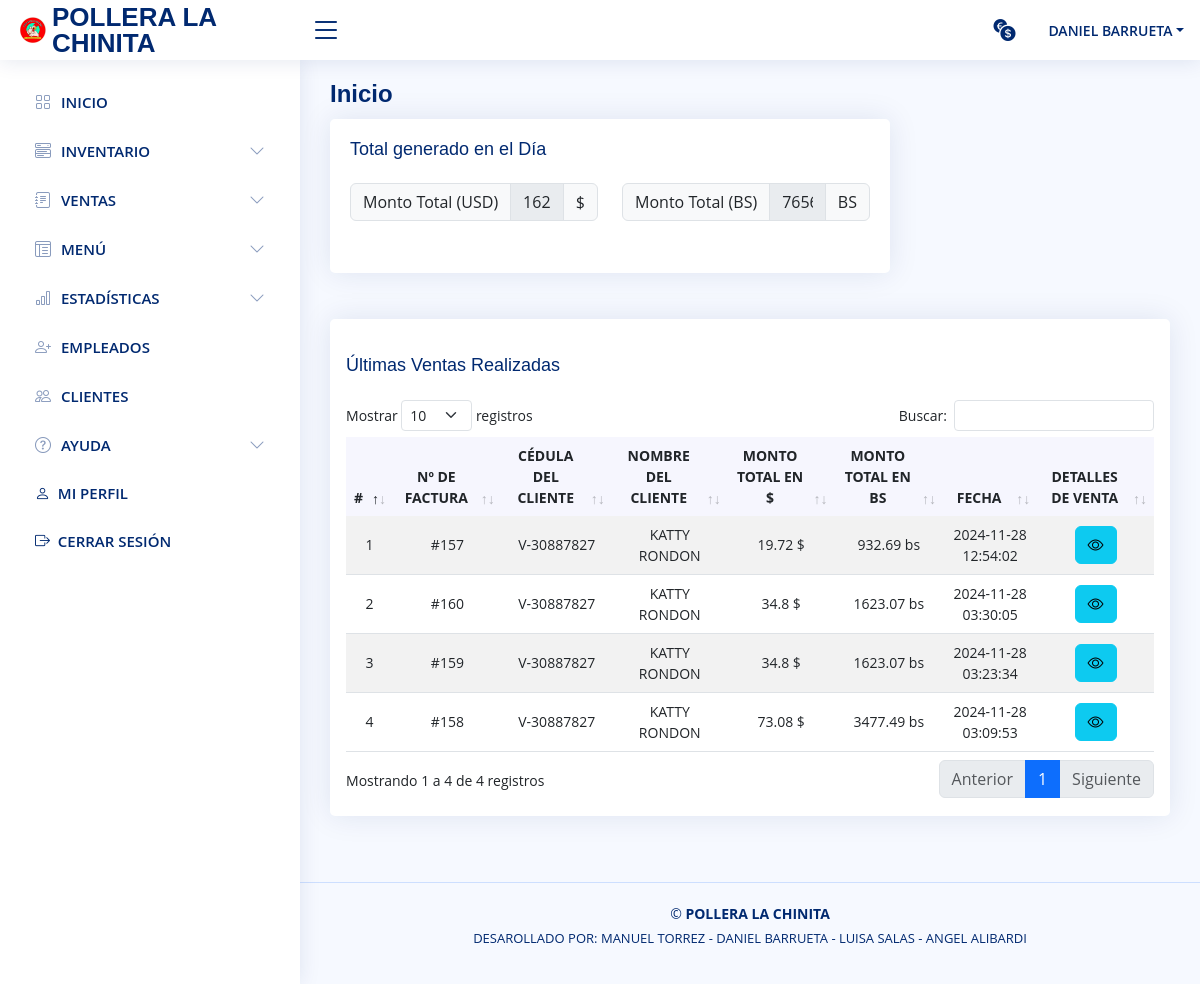
Screenshot of /vista/inicio.php (signed in) with the database file from the repository.
### tables this page shows
CREATE TABLE `venta` (
  `id_venta` int NOT NULL,
  `fecha_venta` datetime NOT NULL,
  `sub_total_dolares` float NOT NULL,
  `sub_total_bs` float NOT NULL,
  `monto_total_dolares` float NOT NULL,
  `monto_total_bolivares` float NOT NULL,
  `id_usuario` int NOT NULL,
  `id_cliente` int NOT NULL
);

CREATE TABLE `cliente` (
  `id_cliente` int NOT NULL,
  `cedula` varchar(11) NOT NULL,
  `nombre` varchar(40) NOT NULL,
  `telefono` varchar(11) NOT NULL
);

### modelo/modeloPrincipal.php (called while the page is built, shortened)
<?php
class modeloPrincipal {
    public static function Conexion(){
        if(!$con = mysqli_connect(SERVER, USER, PASSWORD)){
            die("Los datos de conexión con la base de datos ingresados son incorrectos, por favor verifique");
        }
        mysqli_set_charset($con, "utf8");
        return $con;
    }
    public static function consultar($query) {
        if (!$consul = mysqli_query(Self::Conexion(),$query)) {
            mysqli_query(Self::Conexion(),"ROLLBACK;");
            die(mysqli_error($query).' Error en la consulta SQL ejecutada ');
        }else{
            mysqli_query(Self::Conexion(),"COMMIT;");
        }
        return $consul;
    }
}

### vista/inicio.php (the view, shortened to what this page needs)
<?php
if (!isset($_SESSION['logged_in']) || $_SESSION['logged_in'] !== true) {
  header('Location: ../index.php');
  exit();
}else{
  require_once ('../modelo/modeloPrincipal.php');
  ?>
  <!DOCTYPE html>
  <html lang="en">
    <head>
      <?php include_once("../include/css_include.php"); ?>
    </head>
    <body>
      <?php
        include_once("../include/header.php");
        include_once("../include/sliderbar.php");
        $fecha_del_dia = date("Y-m-d");
        $monto_ventas_del_dia = mysqli_fetch_array(modeloPrincipal::consultar("SELECT
          ROUND(sum(V.monto_total_dolares),2) as total_de_ventas_en_dolares,
          ROUND(sum(V.monto_total_bolivares),2) as total_de_ventas_en_bolivares
          FROM venta as V WHERE DATE(V.fecha_venta) = '$fecha_del_dia' order by V.id_venta DESC"));
        $monto_total_hoy_en_dolares = $monto_ventas_del_dia['total_de_ventas_en_dolares'];
        $monto_total_hoy_en_bolivares = $monto_ventas_del_dia['total_de_ventas_en_bolivares'];
      ?>
      <main id="main" class="main">
        <div class="pagetitle"> <h1> Inicio </h1> </div>
        <section class="section dashboard">
          <div class="row">
            <div class="col-12 col-sm-12 col-md-12 col-lg-12 mb-3">
              <div class="col-lg-8">
                <div class="card">
                  <div class="card-body">
                    <h5 class="card-title">Total generado en el Día</h5>
                    <div class="row">
                      <div class="col-12 col-sm-6 col-md-6 col-lg-6 mb-3">
                        <div class="input-group mb-3">
                          <span class="input-group-text" id="basic-addon1">Monto Total (USD)</span>
                          <input type="text" class="form-control" disabled id="TotalUSD" readOnly value="<?= ($monto_total_hoy_en_dolares == "") ? 0 : $monto_total_hoy_en_dolares ?>">
                          <span class="input-group-text" id="basic-addon1">$</span>
                        </div>
                      </div>
                      <div class="col-12 col-sm-6 col-md-6 col-lg-6 mb-3">
                        <div class="input-group mb-3">
                          <span class="input-group-text" id="basic-addon1">Monto Total (BS)</span>
                          <input type="text" class="form-control" disabled id="TotalBS" readOnly value="<?= ($monto_total_hoy_en_bolivares == "") ? '0' : $monto_total_hoy_en_bolivares ?>">
                          <span class="input-group-text" id="basic-addon1">BS</span>
                        </div>
                      </div>
                    </div>
                  </div>
                </div>
              </div>
            </div>
            <div class="col-12 col-sm-12 col-md-12 col-lg-12 mb-3">
              <div class="row">
                <div class="col-12">
                  <div class="card top-selling overflow-auto">
                    <div class="card-body p-3 ">
                      <h5 class="card-title">Últimas Ventas Realizadas</h5>
                      <table class="table table-striped  overflow-x-auto" id="example">
                        <thead>
                          <tr>
                            <th class="col text-center" scope="col">#</th>
                            <th class="col text-center" scope="col">Nº DE FACTURA</th>
                            <th class="col text-center" scope="col">CÉDULA DEL CLIENTE</th>
                            <th class="col text-center" scope="col">NOMBRE DEL CLIENTE</th>
                            <th class="col text-center" scope="col">MONTO TOTAL EN $</th>
                            <th class="col text-center" scope="col">MONTO TOTAL EN BS</th>
                            <th class="col text-center" scope="col">FECHA</th>
                            <th class="col text-center" scope="col">DETALLES DE VENTA</th>
                          </tr>
                        </thead>
                        <tbody>
                          <?php
                            $ventas_del_dia = modeloPrincipal::consultar("SELECT V.id_venta, C.cedula, C.nombre,
                              V.monto_total_bolivares, V.monto_total_dolares, V.fecha_venta FROM venta as V
                              INNER JOIN cliente as C ON C.id_cliente = V.id_cliente
                              WHERE DATE(V.fecha_venta) = '$fecha_del_dia' ORDER BY V.fecha_venta DESC");
                            $i = 1;
                            while($row = mysqli_fetch_array($ventas_del_dia)){ ?>
                              <tr>
                                <td class="text-center col"><?= $i++ ?></td>
                                <td class="text-center col">#<?= $row['id_venta'] ?></td>
                                <td class="text-center col"><?= $row['cedula'] ?></td>
                                <td class="text-center col"><?= $row['nombre'] ?></td>
                                <td class="text-center col"><?= $row['monto_total_dolares'].' $' ?></td>
                                <td class="text-center col"><?= $row['monto_total_bolivares'].' bs' ?></td>
                                <td class="text-center col"><?= $row['fecha_venta'] ?></td>
                                <td class="text-center col">
                                  <button class="btn btn-info bi bi-eye detalles_generales" value="<?= $row['id_venta'] ?>" modal="detalles_venta_del_dia" modulo="detalles_venta_del_dia" data-bs-toggle="modal" data-bs-target="#detalles_venta"></button>
                                </td>
                              </tr>
                            <?php } ?>
                        </tbody>
                      </table>
                    </div>
                  </div>
                </div>
              </div>
            </div>
          </div>
        </section>
      </main>
      <?php
        include_once("../include/footer.php");
        include_once("../include/scripts_include.php"); ?>
    </body>
  </html>
<?php } ?>

### vista/css/main.css (style rules this page uses)
* { margin: 0; padding: 0; box-sizing: border-box; -moz-box-sizing: border-box; }

### vista/assets/css/style.css (style rules this page uses)
:root { scroll-behavior: smooth; }
body { font-family: "Open Sans", sans-serif; background: #f6f9ff; color: #444444; }
h1, h2, h3, h4, h5, h6 { font-family: "Nunito", sans-serif; }
#main { margin-top: 60px; padding: 20px 30px; transition: all 0.3s; }
.pagetitle { margin-bottom: 10px; }
.pagetitle h1 { font-size: 24px; margin-bottom: 0; font-weight: 600; color: #012970; }
.card { margin-bottom: 30px; border: none; border-radius: 5px; box-shadow: 0px 0 30px rgba(1, 41, 112, 0.1); }
.card-title { padding: 20px 0 15px 0; font-size: 18px; font-weight: 500; color: #012970; font-family: "Poppins", sans-serif; }
.card-body { padding: 0 20px 20px 20px; }
@media (min-width: 1200px) { #main, #footer { margin-left: 300px; } }
.dashboard .top-selling { font-size: 14px; }
.dashboard .top-selling .table thead { background: #f6f6fe; }
.dashboard .top-selling .table thead th { border: 0; }
.dashboard .top-selling .table tbody td { vertical-align: middle; }

### rows the page displays
venta: id_venta "157", id_cliente.cedula "V-30887827", id_cliente.nombre "KATTY RONDON", monto_total_dolares "19.72", monto_total_bolivares "932.69", fecha_venta "2024-11-28 12:54:02"
venta: id_venta "160", id_cliente.cedula "V-30887827", id_cliente.nombre "KATTY RONDON", monto_total_dolares "34.8", monto_total_bolivares "1623.07", fecha_venta "2024-11-28 03:30:05"
venta: id_venta "159", id_cliente.cedula "V-30887827", id_cliente.nombre "KATTY RONDON", monto_total_dolares "34.8", monto_total_bolivares "1623.07", fecha_venta "2024-11-28 03:23:34"
venta: id_venta "158", id_cliente.cedula "V-30887827", id_cliente.nombre "KATTY RONDON", monto_total_dolares "73.08", monto_total_bolivares "3477.49", fecha_venta "2024-11-28 03:09:53"

### other values shown
$_SESSION['nombre'] "DANIEL"
$_SESSION['apellido'] "BARRUETA"
